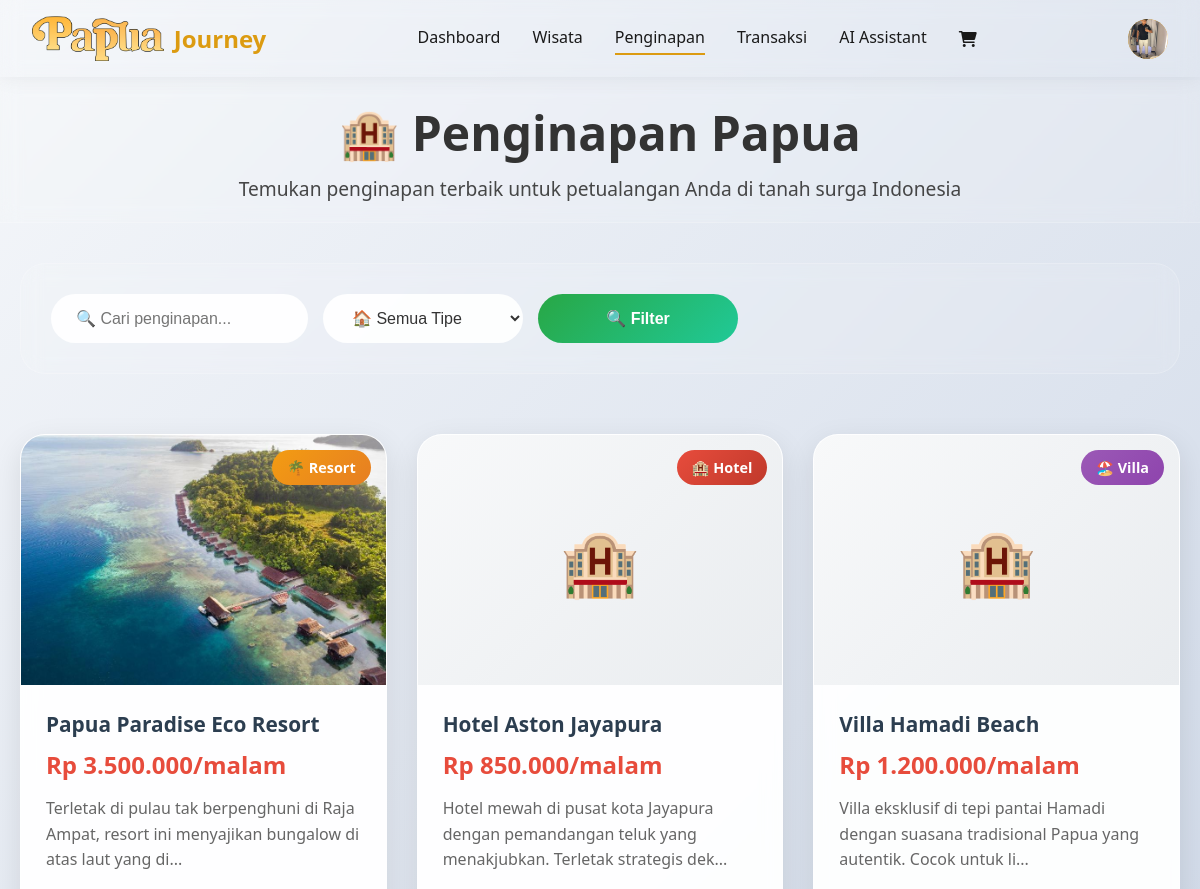
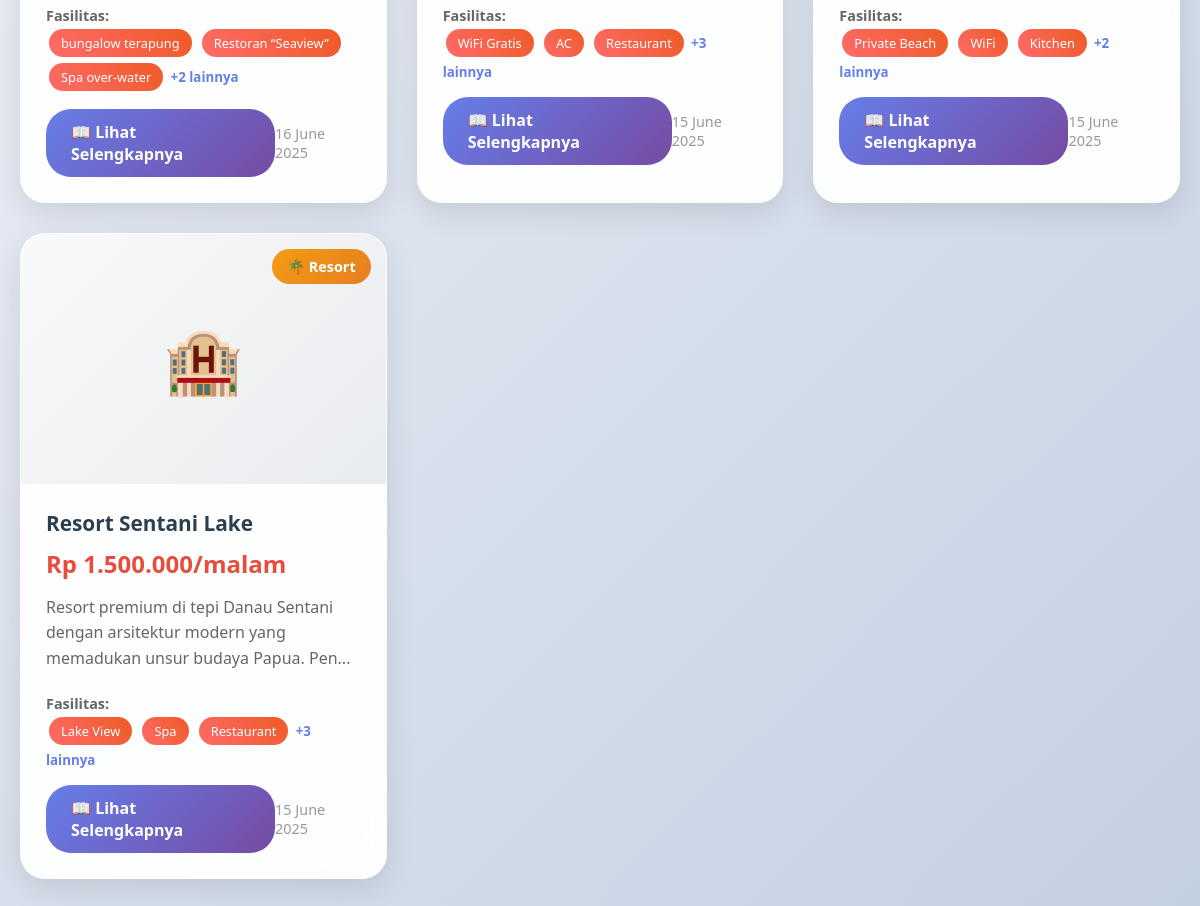
The app's page /users/penginapan/userpenginapan.php (signed in) with its own data (2 pictures, top to bottom).
### tables this page shows
CREATE TABLE `users` (
  `id` int(11) NOT NULL,
  `email` varchar(100) NOT NULL,
  `password` varchar(255) NOT NULL,
  `full_name` varchar(100) NOT NULL,
  `phone` varchar(20) DEFAULT NULL,
  `address` text DEFAULT NULL,
  `profile_image` varchar(255) DEFAULT 'default-user.jpg',
  `created_at` timestamp NOT NULL DEFAULT current_timestamp(),
  `updated_at` timestamp NOT NULL DEFAULT current_timestamp() ON UPDATE current_timestamp()
);

CREATE TABLE `penginapan` (
  `id` int(11) NOT NULL,
  `judul` varchar(255) NOT NULL,
  `deskripsi` text NOT NULL,
  `harga` decimal(10,2) NOT NULL,
  `lokasi` varchar(255) NOT NULL,
  `tipe` enum('hotel','villa','resort') NOT NULL,
  `fasilitas` text NOT NULL,
  `photo` varchar(255) NOT NULL,
  `created_at` timestamp NOT NULL DEFAULT current_timestamp(),
  `updated_at` timestamp NOT NULL DEFAULT current_timestamp() ON UPDATE current_timestamp()
);

### users/penginapan/userpenginapan.php (the view, shortened to what this page needs)
<?php
$database = new Database();
$db = $database->getConnection();
$search = isset($_GET['search']) ? trim($_GET['search']) : '';
$view_mode = isset($_GET['view']) ? $_GET['view'] : 'list';
$penginapan_data = [];
$where_clause = '';
$query = "SELECT * FROM penginapan {$where_clause} ORDER BY created_at DESC";
$stmt = $db->prepare($query);
$stmt->execute();
$result = $stmt->get_result();
while ($row = $result->fetch_assoc()) {
    $penginapan_data[] = $row;
}
function formatPrice($price) {
    return 'Rp ' . number_format($price, 0, ',', '.');
}
function formatDate($date) {
    return date('d F Y', strtotime($date));
}
function truncateText($text, $limit) {
    return substr($text, 0, $limit) . '...';
}
?>
<!DOCTYPE html>
<html lang="id">
<head>
    <link href="https://cdnjs.cloudflare.com/ajax/libs/font-awesome/6.0.0/css/all.min.css" rel="stylesheet">
    <link rel="stylesheet" href="userpenginapan.css?v=<?php echo time(); ?>">
</head>
<body>
    <?php include '../components/navbar.php'; ?>
    <div class="page-header">
        <h1>🏨 Penginapan Papua</h1>
        <p>Temukan penginapan terbaik untuk petualangan Anda di tanah surga Indonesia</p>
    </div>
    <div class="container">
        <div class="content-wrapper">
            <?php if ($view_mode === 'list'): ?>
                <div class="filters">
                    <form method="GET" style="display: flex; gap: 15px; flex-wrap: wrap; width: 100%;">
                        <input type="text" name="search" placeholder="🔍 Cari penginapan..." value="<?php echo htmlspecialchars($search); ?>">
                        <select name="tipe">
                            <option value="">🏠 Semua Tipe</option>
                        </select>
                        <button type="submit">🔍 Filter</button>
                    </form>
                </div>
                <?php if (!empty($penginapan_data)): ?>
                    <div class="articles-grid">
                        <?php foreach ($penginapan_data as $penginapan): ?>
                            <div class="article-card" onclick="location.href='?view=detail&id=<?php echo $penginapan['id']; ?>'">
                                <div class="article-image">
                                    <?php if ($penginapan['photo'] && file_exists('../../uploads/' . $penginapan['photo'])): ?>
                                        <img src="../../uploads/<?php echo htmlspecialchars($penginapan['photo']); ?>"
                                             alt="<?php echo htmlspecialchars($penginapan['judul']); ?>">
                                    <?php else: ?>
                                        <div class="placeholder-image">
                                            🏨
                                        </div>
                                    <?php endif; ?>
                                    <div class="card-category category-<?php echo $penginapan['tipe']; ?>">
                                        <?php
                                        $tipe_icons = [
                                            'hotel' => '🏨 Hotel',
                                            'villa' => '🏖️ Villa',
                                            'resort' => '🌴 Resort'
                                        ];
                                        echo $tipe_icons[$penginapan['tipe']] ?? ucfirst($penginapan['tipe']);
                                        ?>
                                    </div>
                                </div>
                                <div class="article-card-content">
                                    <h4 class="article-card-title"><?php echo htmlspecialchars($penginapan['judul']); ?></h4>
                                    <div class="article-card-price"><?php echo formatPrice($penginapan['harga']); ?>/malam</div>
                                    <div class="card-description">
                                        <?php echo truncateText(htmlspecialchars($penginapan['deskripsi']), 100); ?>
                                    </div>
                                    <?php if ($penginapan['fasilitas']): ?>
                                    <div class="facilities-preview">
                                        <strong style="font-size: 0.9rem; color: #666;">Fasilitas:</strong><br>
                                        <?php
                                        $fasilitas = array_map('trim', explode(',', $penginapan['fasilitas']));
                                        foreach (array_slice($fasilitas, 0, 3) as $fasilitas_item):
                                        ?>
                                            <span class="facility-tag"><?php echo htmlspecialchars($fasilitas_item); ?></span>
                                        <?php endforeach; ?>
                                        <?php if (count($fasilitas) > 3): ?>
                                            <small style="color: #667eea; font-weight: bold;">+<?php echo count($fasilitas) - 3; ?> lainnya</small>
                                        <?php endif; ?>
                                    </div>
                                    <?php endif; ?>
                                    <div class="card-actions">
                                        <a href="?view=detail&id=<?php echo $penginapan['id']; ?>" class="btn-detail">
                                            📖 Lihat Selengkapnya
                                        </a>
                                        <span class="card-date">
                                            <?php echo formatDate($penginapan['created_at']); ?>
                                        </span>
                                    </div>
                                </div>
                            </div>
                        <?php endforeach; ?>
                    </div>
                <?php endif; ?>
            <?php endif; ?>
        </div>
    </div>
</body>
</html>

### users/components/navbar.php (shortened to what this page needs)
<?php
$current_dir = dirname($_SERVER['PHP_SELF']);
$in_dashboard = strpos($current_dir, '/users/dashboard') !== false;
$in_wisata = strpos($current_dir, '/users/wisata') !== false;
$in_penginapan = strpos($current_dir, '/users/penginapan') !== false;
$in_chatbot = strpos($current_dir, '/users/chatbot') !== false;
$in_components = strpos($current_dir, '/users/components') !== false;
$in_cart = strpos($current_dir, '/users/cart') !== false;
$in_checkout = strpos($current_dir, '/users/checkout') !== false;
$in_transaksi = strpos($current_dir, '/users/transaksi') !== false;
if ($in_dashboard || $in_wisata || $in_penginapan || $in_chatbot || $in_components || $in_cart || $in_checkout || $in_transaksi) {
    $base_path = '../../';
    $users_path = '../';
    $uploads_path = '../../uploads/';
} else {
    $base_path = '../';
    $users_path = '';
    $config_path = '../config/';
    $uploads_path = '../uploads/';
    $logout_path = '../logout.php';
}
$user_id = $_SESSION['user_id'];
$user_name = $_SESSION['user_name'];
$db = getDbConnection();
$stmt = $db->prepare("SELECT full_name, email, phone, address, profile_image FROM users WHERE id = ?");
$stmt->bind_param("i", $user_id);
$stmt->execute();
$result = $stmt->get_result();
$user_data = $result->fetch_assoc();
?>
<link href="https://cdnjs.cloudflare.com/ajax/libs/font-awesome/6.0.0/css/all.min.css" rel="stylesheet">
<div class="pj-navbar-wrapper">
    <header class="pj-navbar-header" id="header">
    <nav class="navbar">
        <a href="<?php echo $base_path; ?>index.php" class="logo">
            <img src="<?php echo $base_path; ?>assets/logo.png" alt="Papua Journey Logo">
            <p>Journey</p>
        </a>
        <ul class="nav-links">
            <li><a href="<?php echo $users_path; ?>dashboard/user_dashboard.php" class="<?php echo basename($_SERVER['PHP_SELF']) == 'user_dashboard.php' ? 'active' : ''; ?>">Dashboard</a></li>
            <li><a href="<?php echo $users_path; ?>wisata/userwisata.php" class="<?php echo basename($_SERVER['PHP_SELF']) == 'userwisata.php' ? 'active' : ''; ?>">Wisata</a></li>
            <li><a href="<?php echo $users_path; ?>penginapan/userpenginapan.php" class="<?php echo basename($_SERVER['PHP_SELF']) == 'userpenginapan.php' ? 'active' : ''; ?>">Penginapan</a></li>
            <li><a href="<?php echo $users_path; ?>transaksi/transaksi.php" class="<?php echo basename($_SERVER['PHP_SELF']) == 'transaksi.php' ? 'active' : ''; ?>">Transaksi</a></li>
            <li><a href="<?php echo $users_path; ?>chatbot/user_chatbot.php" class="<?php echo basename($_SERVER['PHP_SELF']) == 'user_chatbot.php' || (basename($_SERVER['PHP_SELF']) == 'index.php' && $in_chatbot) ? 'active' : ''; ?>">AI Assistant</a></li>
            <li>
                <a href="<?php echo $users_path; ?>cart/cart.php" class="cart-icon <?php echo basename($_SERVER['PHP_SELF']) == 'cart.php' ? 'active' : ''; ?>">
                    <i class="fas fa-shopping-cart"></i>
                </a>
            </li>
        </ul>
        <div class="search-container">
            <div class="user-menu">
                <div class="user-avatar">
                    <?php if ($user_data['profile_image'] && file_exists($uploads_path . 'profile_images/' . $user_data['profile_image'])): ?>
                        <img src="<?php echo $uploads_path; ?>profile_images/<?php echo htmlspecialchars($user_data['profile_image']); ?>" alt="Profile">
                    <?php else: ?>
                        <span><?php echo strtoupper(substr($user_name, 0, 1)); ?></span>
                    <?php endif; ?>
                </div>
            </div>
        </div>
    </nav>
</header>
</div>

### users/penginapan/userpenginapan.css (style rules this page uses)
* { margin: 0; padding: 0; box-sizing: border-box; }
body { font-family: 'Segoe UI', Tahoma, Geneva, Verdana, sans-serif; background: linear-gradient(135deg, #f5f7fa 0%, #c3cfe2 100%); min-height: 100vh; color: #333; }
.page-header { background: rgba(255, 255, 255, 0.1); backdrop-filter: blur(10px); border-bottom: 1px solid rgba(255, 255, 255, 0.2); padding: 20px 0; text-align: center; color: #333; }
.page-header h1 { font-size: 3rem; margin-bottom: 10px; font-weight: bold; }
.page-header p { font-size: 1.2rem; opacity: 0.9; }
.container { max-width: 1400px; margin: 0 auto; padding: 40px 20px; }
.filters { background: rgba(255, 255, 255, 0.1); backdrop-filter: blur(10px); border-radius: 25px; padding: 30px; margin-bottom: 40px; border: 1px solid rgba(255, 255, 255, 0.2); }
.filters form { display: flex; gap: 15px; flex-wrap: wrap; width: 100%; }
.filters input, .filters select, .filters button { padding: 15px 25px; border: none; border-radius: 25px; font-size: 1rem; transition: all 0.3s ease; min-width: 200px; }
.filters input, .filters select { background: rgba(255, 255, 255, 0.9); color: #333; }
.filters button { background: linear-gradient(135deg, #28a745 0%, #20c997 100%); color: white; cursor: pointer; font-weight: bold; }
.articles-grid { display: grid; grid-template-columns: repeat(auto-fill, minmax(350px, 1fr)); gap: 30px; padding: 20px 0; }
.article-card { background: rgba(255, 255, 255, 0.95); backdrop-filter: blur(10px); border-radius: 25px; overflow: hidden; box-shadow: 0 10px 30px rgba(0, 0, 0, 0.1); transition: all 0.3s ease; cursor: pointer; border: 1px solid rgba(255, 255, 255, 0.2); }
.article-image { position: relative; height: 250px; overflow: hidden; }
.article-image img { width: 100%; height: 100%; object-fit: cover; transition: transform 0.3s ease; }
.placeholder-image { width: 100%; height: 100%; background: linear-gradient(135deg, #f8f9fa, #e9ecef); display: flex; align-items: center; justify-content: center; font-size: 4rem; color: #adb5bd; }
.card-category { position: absolute; top: 15px; right: 15px; padding: 8px 15px; border-radius: 20px; font-size: 0.9rem; font-weight: bold; color: white; }
.category-hotel { background: linear-gradient(135deg, #e74c3c, #c0392b); }
.category-villa { background: linear-gradient(135deg, #9b59b6, #8e44ad); }
.category-resort { background: linear-gradient(135deg, #f39c12, #e67e22); }
.article-card-content { padding: 25px; }
.article-card-title { font-size: 1.3rem; font-weight: bold; margin-bottom: 10px; color: #2c3e50; }
.article-card-price { font-size: 1.5rem; font-weight: bold; color: #e74c3c; margin-bottom: 15px; }
.card-description { color: #666; line-height: 1.6; margin-bottom: 20px; }
.card-actions { display: flex; justify-content: space-between; align-items: center; }
.btn-detail { background: linear-gradient(135deg, #667eea, #764ba2); color: white; padding: 12px 25px; border-radius: 25px; text-decoration: none; font-weight: bold; transition: all 0.3s ease; }
.card-date { color: #999; font-size: 0.9rem; }
.facilities-preview { margin-bottom: 15px; }
.facility-tag { background: linear-gradient(45deg, #ff6b6b, #ee5a24); color: white; padding: 5px 12px; border-radius: 15px; font-size: 0.8rem; margin: 3px; display: inline-block; }

### records on screen
users: profile_image (picture)
penginapan: photo (picture), tipe "🌴 Resort", judul "Papua Paradise Eco Resort", harga "Rp 3.500.000", deskripsi "Terletak di pulau tak berpenghuni di Raja Ampat, resort ini menyajikan bungalow di atas laut yang di...", fasilitas "bungalow terapung", fasilitas "Restoran “Seaview”", fasilitas "Spa over‑water", count($fasilitas)-3 "2", created_at "16 June 2025"
penginapan: tipe "🏨 Hotel", judul "Hotel Aston Jayapura", harga "Rp 850.000", deskripsi "Hotel mewah di pusat kota Jayapura dengan pemandangan teluk yang menakjubkan. Terletak strategis dek...", fasilitas "WiFi Gratis", fasilitas "AC", fasilitas "Restaurant", count($fasilitas)-3 "3", created_at "15 June 2025"
penginapan: tipe "🏖️ Villa", judul "Villa Hamadi Beach", harga "Rp 1.200.000", deskripsi "Villa eksklusif di tepi pantai Hamadi dengan suasana tradisional Papua yang autentik. Cocok untuk li...", fasilitas "Private Beach", fasilitas "WiFi", fasilitas "Kitchen", count($fasilitas)-3 "2", created_at "15 June 2025"
penginapan: tipe "🌴 Resort", judul "Resort Sentani Lake", harga "Rp 1.500.000", deskripsi "Resort premium di tepi Danau Sentani dengan arsitektur modern yang memadukan unsur budaya Papua. Pen...", fasilitas "Lake View", fasilitas "Spa", fasilitas "Restaurant", count($fasilitas)-3 "3", created_at "15 June 2025"
